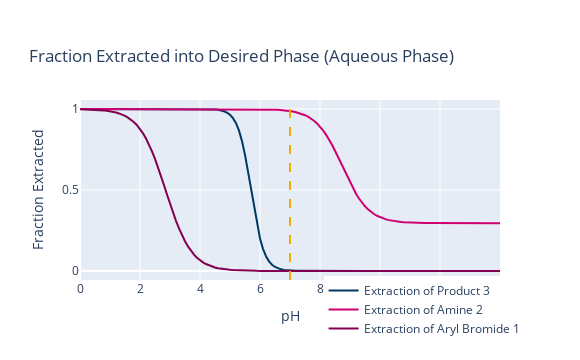

The code cell stored with this chart in its notebook:
### Code cell
# generate and plot fraction extracted curves
fig2 = PlotFractionExtracted(compounds_panel_values, system_panel_values)
display(fig2)

### Figure 1 — Plotly figure (JSON) as saved in the notebook; plotly's stock layout.template omitted (floating-point values rounded to 4 significant figures; data arrays with more than 128 entries replaced by an {"elided": "..."} marker saying what was removed)
{"data": [{"hovertemplate": "pH: %{x:.2f}, Frac_ex: %{y:.2f}", "line": {"color": "#003865"}, "mode": "lines", "name": "Extraction of Product 3", "type": "scatter", "x": {"elided": "141 float values"}, "y": {"elided": "141 float values"}}, {"hovertemplate": "pH: %{x:.2f}, Frac_ex: %{y:.2f}", "line": {"color": "#D0006F"}, "mode": "lines", "name": "Extraction of Amine 2", "type": "scatter", "x": {"elided": "141 float values"}, "y": {"elided": "141 float values"}}, {"hovertemplate": "pH: %{x:.2f}, Frac_ex: %{y:.2f}", "line": {"color": "#830051"}, "mode": "lines", "name": "Extraction of Aryl Bromide 1", "type": "scatter", "x": {"elided": "141 float values"}, "y": {"elided": "141 float values"}}], "layout": {"height": 360, "legend": {"traceorder": "normal", "x": 0.58, "y": -0.35}, "shapes": [{"line": {"color": "#F0AB00", "dash": "dash"}, "type": "line", "x0": 7, "x1": 7, "xref": "x", "y0": 0, "y1": 1, "yref": "y domain"}], "title": {"text": "Fraction Extracted into Desired Phase (Aqueous Phase)", "xanchor": "left", "yanchor": "top"}, "width": 580, "xaxis": {"autorange": true, "range": [0, 14], "tickmode": "array", "ticktext": ["0", "2", "4", "6", "8", "10", "12", "14"], "tickvals": [0, 2, 4, 6, 8, 10, 12, 14], "title": {"text": "pH"}, "type": "linear"}, "yaxis": {"autorange": true, "range": [-0.05555, 1.056], "title": {"text": "Fraction Extracted"}, "type": "linear"}}}
